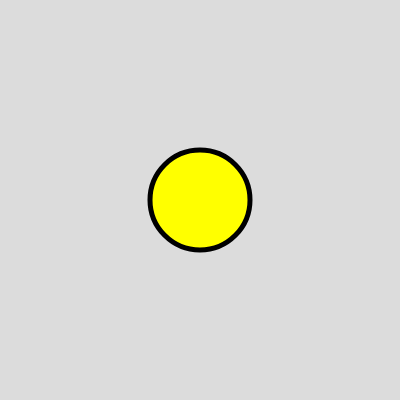
Frame 1 (no input)
Frame 60 (no input): identical to frame 1, image omitted
Frame 120 (the mouse pressed at the canvas centre since frame 60): identical to frame 1, image omitted

The p5.js sketch that drew this single still picture (run headless with seeded random() and noise() and a simulated clock; from frame 60 on, the mouse is pressed at the canvas centre):

// p5.js sketch
// ── sketch.js
function setup() {
  createCanvas(400, 400);
}

function draw() {
  background(220);
  lingkaran();
}

function lingkaran() {
  fill(255, 255, 0);
  strokeWeight(5);
  circle(200, 200, 100);
}
